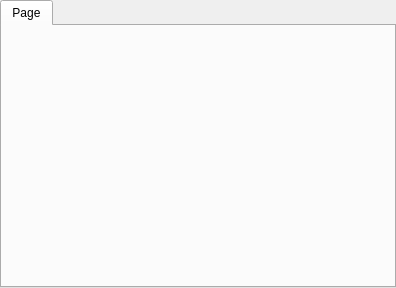
<?xml version="1.0" encoding="UTF-8"?>
<ui version="4.0">
 <class>QPrintPropertiesWidget</class>
 <widget class="QWidget" name="QPrintPropertiesWidget">
  <property name="windowTitle">
   <string>Form</string>
  </property>
  <property name="geometry">
   <rect>
    <x>0</x>
    <y>0</y>
    <width>396</width>
    <height>288</height>
   </rect>
  </property>
  <layout class="QVBoxLayout" name="verticalLayout_4">
   <property name="leftMargin">
    <number>0</number>
   </property>
   <property name="topMargin">
    <number>0</number>
   </property>
   <property name="rightMargin">
    <number>0</number>
   </property>
   <property name="bottomMargin">
    <number>0</number>
   </property>
   <item>
    <widget class="QTabWidget" name="tabs">
     <property name="currentIndex">
      <number>0</number>
     </property>
     <widget class="QWidget" name="tabPage">
      <attribute name="title">
       <string>Page</string>
      </attribute>
      <layout class="QHBoxLayout" name="horizontalLayout">
       <item>
        <widget class="QPageSetupWidget" name="pageSetup" native="true"/>
       </item>
      </layout>
     </widget>
    </widget>
   </item>
  </layout>
 </widget>
 <customwidgets>
  <customwidget>
   <class>QPageSetupWidget</class>
   <extends>QWidget</extends>
   <header>qpagesetupdialog_unix_p.h</header>
   <container>1</container>
  </customwidget>
 </customwidgets>
 <resources/>
 <connections/>
</ui>
